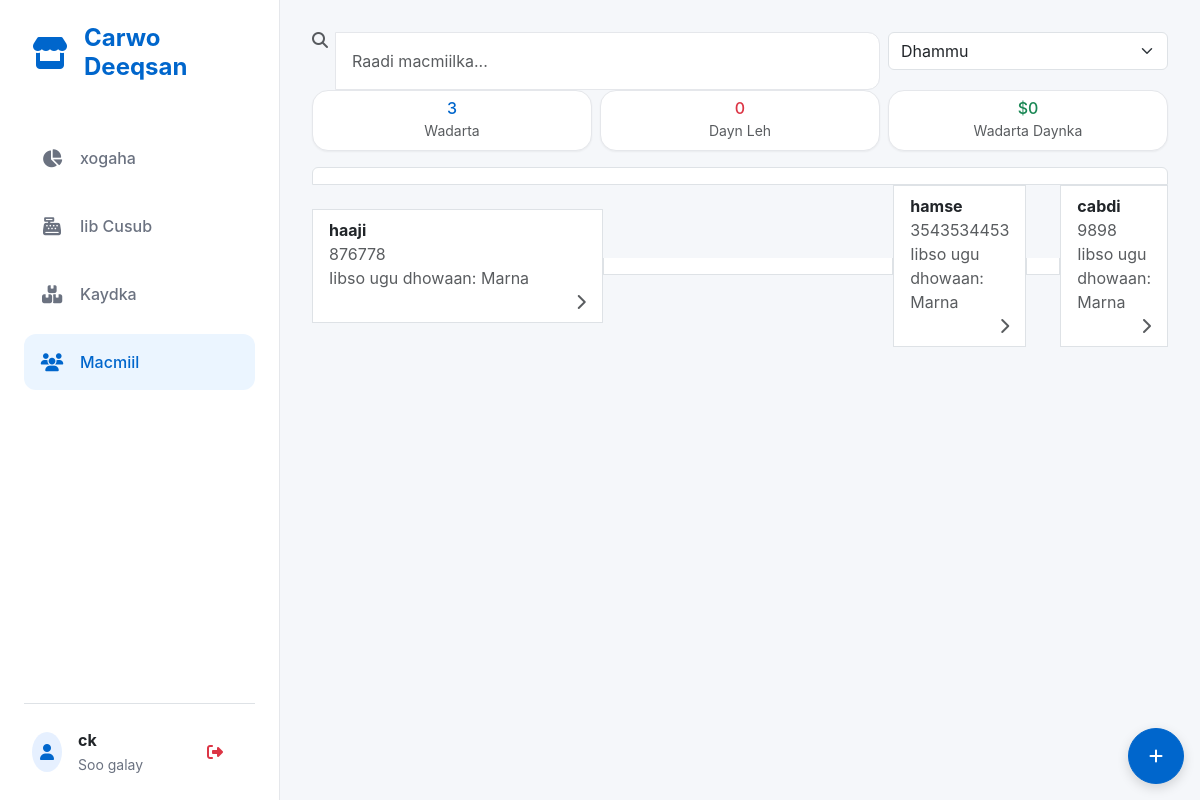
Page /customers/ (signed in) on the earlier database version.
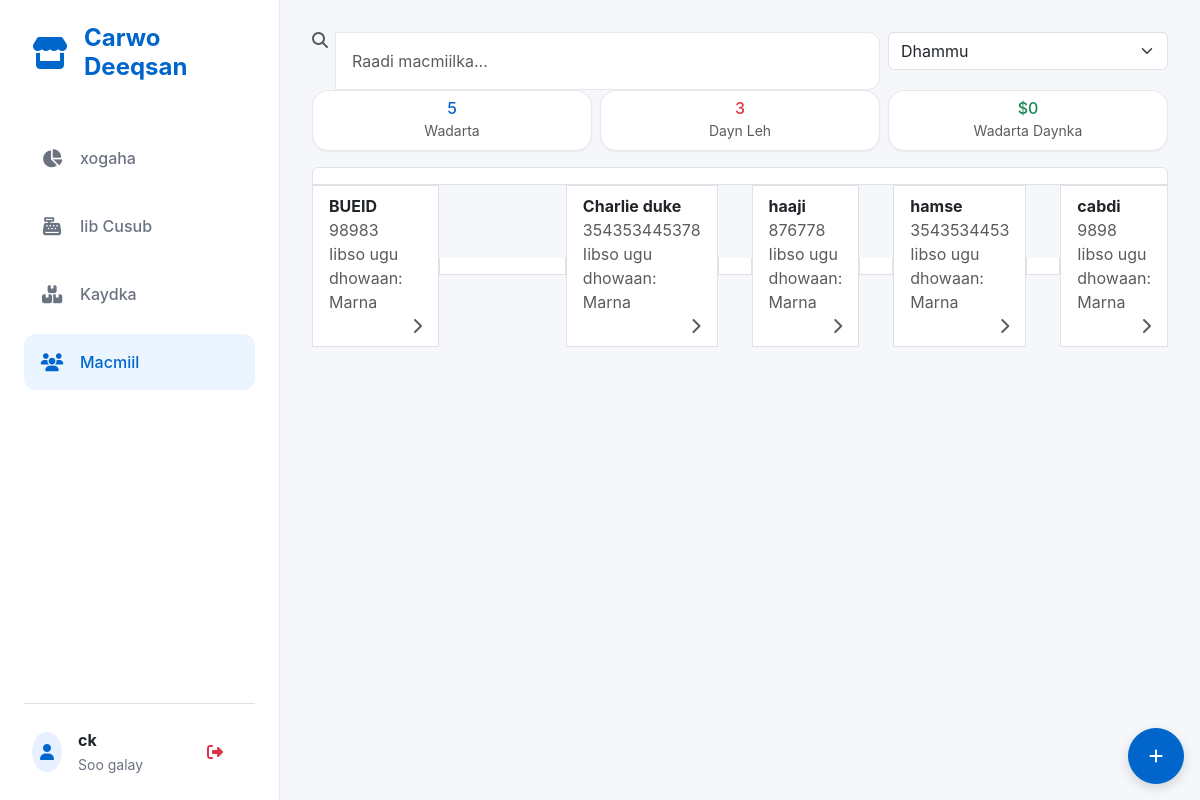
Same page on the later database version.
### core/models.py (models this page shows, shortened)
class Customer(models.Model):
    name = models.CharField(max_length=200, blank=True, null=True)
    phone = models.CharField(max_length=15, blank=True, null=True)
    pno = models.CharField(max_length=50, null=True, blank=True, verbose_name="Customer PNO")
    total_debt_usd = models.DecimalField(max_digits=10, decimal_places=2, default=0.00, help_text="Total debt in USD")
    total_debt_sos = models.DecimalField(max_digits=10, decimal_places=2, default=0.00, help_text="Total debt in SOS")
    total_debt_etb = models.DecimalField(max_digits=10, decimal_places=2, default=0.00, help_text="Total debt in ETB")
    date_created = models.DateTimeField(auto_now_add=True)
    last_purchase_date = models.DateTimeField(null=True, blank=True)
    is_active = models.BooleanField(default=True)
    class Meta:
        verbose_name = "Customer"
        verbose_name_plural = "Customers"
    @property
    def total_debt(self):
        return self.total_debt_sos
    @classmethod
    def get_total_debt_sos(cls):
        return cls.objects.aggregate(total=Sum('total_debt_sos'))['total'] or Decimal('0.00')
    @classmethod
    def get_customers_with_debt(cls):
        return cls.objects.filter(
            Q(total_debt_usd__gt=0) | Q(total_debt_sos__gt=0) | Q(total_debt_etb__gt=0)
        ).order_by('-total_debt_usd', '-total_debt_sos', '-total_debt_etb')

### core/views.py (the view)
# urls.py: path('customers/', views.customers_list, name='customers_list'),
@superuser_required
def customers_list(request):
    customers = Customer.objects.all().order_by('-date_created')
    search = request.GET.get('search', '')
    if search:
        customers = customers.filter(
            Q(name__icontains=search) |
            Q(phone__icontains=search)
        )
    debt_filter = request.GET.get('debt_filter', '')
    if debt_filter == 'has_debt':
        customers = customers.filter(
            Q(total_debt_usd__gt=0) | Q(total_debt_sos__gt=0) | Q(total_debt_etb__gt=0)
        )
    elif debt_filter == 'no_debt':
        customers = customers.filter(
            total_debt_usd=0, total_debt_sos=0, total_debt_etb=0
        )
    paginator = Paginator(customers, 20)
    page_number = request.GET.get('page')
    page_obj = paginator.get_page(page_number)
    total_customers = Customer.objects.count()
    customers_with_debt = Customer.get_customers_with_debt().count()
    total_debt = Customer.get_total_debt_sos()
    context = {
        'customers': page_obj,
        'search': search,
        'debt_filter': debt_filter,
        'total_customers': total_customers,
        'customers_with_debt': customers_with_debt,
        'total_debt': total_debt,
    }
    return render(request, 'core/customers_list.html', context)

### core/permissions_policy.py (called while the page is built)
    def process_response(self, request, response):
        existing = response.get('Permissions-Policy')
        policy = "camera=(self)"
        if existing:
            if 'camera=' not in existing:
                response['Permissions-Policy'] = f"{existing}, {policy}"
        else:
            response['Permissions-Policy'] = policy
        return response

### core/views.py (called while the page is built)
def superuser_required(view_func):
    @wraps(view_func)
    def _wrapped_view(request, *args, **kwargs):
        if not request.user.is_authenticated:
            messages.error(request, "Authentication required.")
            return redirect('admin:login')
        if not request.user.is_superuser:
            messages.error(request, "Superuser privileges required.")
            return redirect('core:dashboard')
        return view_func(request, *args, **kwargs)
    return _wrapped_view

### core/templates/core/customers_list.html (shortened to what this page needs)
{% extends 'core/base.html' %}
{% load static %}
{% block content %}
<div class="container-fluid p-0">
    <div class="search-bar">
        <div class="row g-2">
            <div class="col-8">
                <div class="input-group">
                    <i class="fas fa-search text-muted me-2"></i>
                    <input type="text" id="customerSearch" class="form-control"
                           placeholder="Raadi macmiilka..." autocomplete="off">
                </div>
            </div>
            <div class="col-4">
                <select class="form-select" id="debtFilter">
                    <option value="">Dhammu</option>
                </select>
            </div>
        </div>
    </div>
    <div class="row g-2 mb-3">
        <div class="col-4">
            <div class="card text-center">
                <div class="card-body p-2">
                    <h6 class="mb-0 text-primary">{{ total_customers }}</h6>
                    <small class="text-muted">Wadarta</small>
                </div>
            </div>
        </div>
        <div class="col-4">
            <div class="card text-center">
                <div class="card-body p-2">
                    <h6 class="mb-0 text-danger">{{ customers_with_debt }}</h6>
                    <small class="text-muted">Dayn Leh</small>
                </div>
            </div>
        </div>
        <div class="col-4">
            <div class="card text-center">
                <div class="card-body p-2">
                    <h6 class="mb-0 text-success">${{ total_debt|floatformat:0 }}</h6>
                    <small class="text-muted">Wadarta Daynka</small>
                </div>
            </div>
        </div>
    </div>
    <div id="customersList">
        {% if customers %}
        <div class="list-group">
            {% for customer in customers %}
            <a href="{% url 'core:customer_detail' customer.id %}" class="list-group-item list-group-item-action text-decoration-none">
                <div class="d-flex justify-content-between align-items-center">
                    <div class="flex-grow-1">
                        <div class="d-flex align-items-center">
                            <div class="fw-bold">{{ customer.name }}</div>
                        </div>
                        <div class="text-muted">{{ customer.phone }}</div>
                        <div class="text-muted">
                            Iibso ugu dhowaan: {{ customer.last_purchase_date|date:"M d, Y"|default:"Marna" }}
                    </div>
                    <div class="text-end">
                        <div class="text-muted">
                            <i class="fas fa-chevron-right"></i>
                        </div>
                    </div>
                </div>
            </a>
            {% endfor %}
        </div>
        {% endif %}
    </div>
    <div class="position-fixed bottom-0 end-0 p-3" style="z-index: 1000;">
        <a href="{% url 'core:create_customer' %}" class="btn btn-primary rounded-circle"
           style="width: 56px; height: 56px; box-shadow: 0 4px 12px rgba(0,0,0,0.15);">
            <i class="fas fa-plus"></i>
        </a>
    </div>
</div>
{% endblock %}

Differences in the rows shown:
added Customer: name "BUEID", phone "98983", last_purchase_date "Marna"
added Customer: name "Charlie duke", phone "354353445378", last_purchase_date "Marna"
Other differences:
{{ total_customers }}: "3" → "5"
{{ customers_with_debt }}: "0" → "3"
